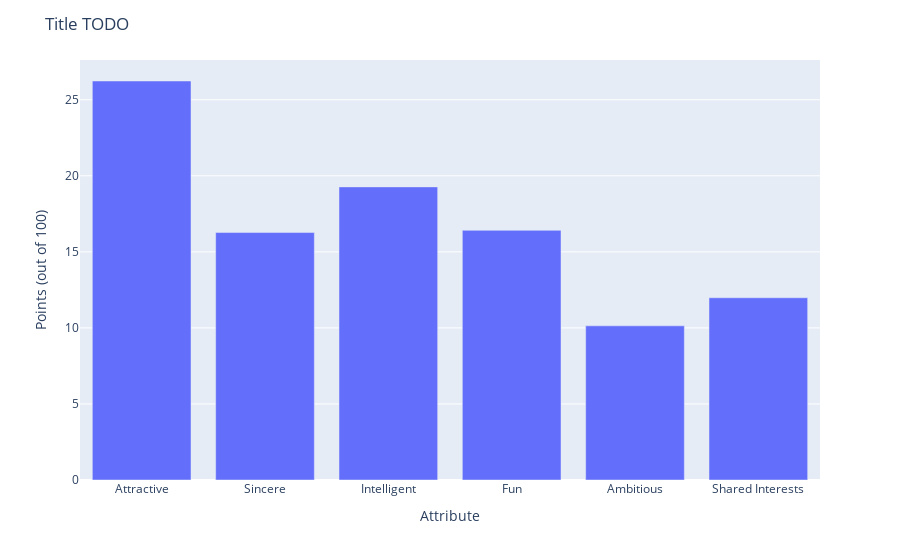

The notebook cell saved with this chart:
### Code cell
df_mal_not_after = pd.DataFrame(dataset[dataset["gender"]==1].loc[:,list(attr_transcode_after.keys())].mean().reset_index())
df_mal_not_after.columns = columns_names_after
df_mal_not_after["attribute"] = df_mal_not_after["attribute"].apply(lambda x : attr_transcode_after.get(x))
# df_mal_not_after["max"] = df_mal_not_after["points_after"].apply(lambda x : True if x == df_mal_not_after["points_after"].max() else False)

display(df_mal_not_after.head(6))

fig_4 = px.bar(
    df_mal_not_after,
    x=df_mal_not_after["attribute"],
    y=df_mal_not_after["points_after"],
    category_orders={"attribute":list(attr_transcode.values())},
    # color=df_mal_not_after["max"],
    color_discrete_map={True:px.colors.qualitative.Plotly[1], False:px.colors.qualitative.G10[0]}
)

fig_4.update_layout(
    title="Title TODO",
    xaxis_title="Attribute",
    yaxis_title="Points (out of 100)",
    showlegend=False
)

fig_4.show()

### Figure 1 — Plotly figure (JSON) as saved in the notebook; plotly's stock layout.template omitted (floating-point values rounded to 4 significant figures)
{"data": [{"alignmentgroup": "True", "hovertemplate": "attribute=%{x}<br>points_after=%{y}<extra></extra>", "legendgroup": "", "marker": {"color": "#636efa", "pattern": {"shape": ""}}, "name": "", "offsetgroup": "", "orientation": "v", "showlegend": false, "textposition": "auto", "type": "bar", "x": ["Attractive", "Sincere", "Intelligent", "Fun", "Ambitious", "Shared Interests"], "xaxis": "x", "y": [26.23, 16.27, 19.27, 16.42, 10.14, 11.98], "yaxis": "y"}], "layout": {"barmode": "relative", "legend": {"tracegroupgap": 0}, "margin": {"t": 60}, "showlegend": false, "title": {"text": "Title TODO"}, "xaxis": {"anchor": "y", "categoryarray": ["Attractive", "Sincere", "Intelligent", "Fun", "Ambitious", "Shared Interests"], "categoryorder": "array", "domain": [0, 1], "title": {"text": "Attribute"}}, "yaxis": {"anchor": "x", "domain": [0, 1], "title": {"text": "Points (out of 100)"}}}}
